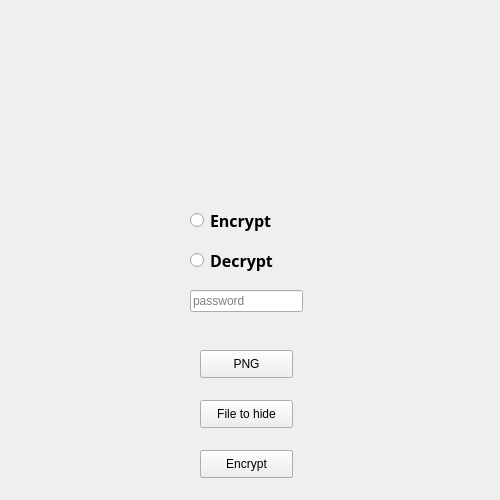
<?xml version="1.0" encoding="UTF-8"?>
<ui version="4.0">
 <class>theClass</class>
 <widget class="QWidget" name="theClass">
  <property name="geometry">
   <rect>
    <x>0</x>
    <y>0</y>
    <width>500</width>
    <height>500</height>
   </rect>
  </property>
  <property name="minimumSize">
   <size>
    <width>500</width>
    <height>500</height>
   </size>
  </property>
  <property name="maximumSize">
   <size>
    <width>500</width>
    <height>500</height>
   </size>
  </property>
  <property name="windowTitle">
   <string>Form</string>
  </property>
  <widget class="QLabel" name="label">
   <property name="geometry">
    <rect>
     <x>0</x>
     <y>0</y>
     <width>500</width>
     <height>500</height>
    </rect>
   </property>
   <property name="text">
    <string/>
   </property>
   <property name="pixmap">
    <pixmap resource="resFile.qrc">:/img/solarized-mountains-light.png</pixmap>
   </property>
   <property name="scaledContents">
    <bool>true</bool>
   </property>
   <property name="indent">
    <number>0</number>
   </property>
  </widget>
  <widget class="QLabel" name="label_2">
   <property name="geometry">
    <rect>
     <x>0</x>
     <y>-150</y>
     <width>500</width>
     <height>500</height>
    </rect>
   </property>
   <property name="text">
    <string/>
   </property>
   <property name="pixmap">
    <pixmap resource="resFile.qrc">:/img/imageedit_1_8783843535.png</pixmap>
   </property>
   <property name="scaledContents">
    <bool>true</bool>
   </property>
  </widget>
  <widget class="QRadioButton" name="rb_encrypt">
   <property name="geometry">
    <rect>
     <x>190</x>
     <y>200</y>
     <width>121</width>
     <height>41</height>
    </rect>
   </property>
   <property name="font">
    <font>
     <family>Ebrima</family>
     <pointsize>12</pointsize>
     <weight>75</weight>
     <bold>true</bold>
    </font>
   </property>
   <property name="text">
    <string>Encrypt</string>
   </property>
  </widget>
  <widget class="QRadioButton" name="rb_decrypt">
   <property name="geometry">
    <rect>
     <x>190</x>
     <y>240</y>
     <width>121</width>
     <height>41</height>
    </rect>
   </property>
   <property name="font">
    <font>
     <family>Ebrima</family>
     <pointsize>12</pointsize>
     <weight>75</weight>
     <bold>true</bold>
    </font>
   </property>
   <property name="text">
    <string>Decrypt</string>
   </property>
  </widget>
  <widget class="QPushButton" name="btn_encrypt">
   <property name="geometry">
    <rect>
     <x>200</x>
     <y>450</y>
     <width>93</width>
     <height>28</height>
    </rect>
   </property>
   <property name="text">
    <string>Encrypt</string>
   </property>
  </widget>
  <widget class="QLineEdit" name="getPass">
   <property name="geometry">
    <rect>
     <x>190</x>
     <y>290</y>
     <width>113</width>
     <height>22</height>
    </rect>
   </property>
   <property name="placeholderText">
    <string>password</string>
   </property>
  </widget>
  <widget class="QPushButton" name="btn_getFile">
   <property name="geometry">
    <rect>
     <x>200</x>
     <y>400</y>
     <width>93</width>
     <height>28</height>
    </rect>
   </property>
   <property name="text">
    <string>File to hide</string>
   </property>
  </widget>
  <widget class="QPushButton" name="getImg">
   <property name="geometry">
    <rect>
     <x>200</x>
     <y>350</y>
     <width>93</width>
     <height>28</height>
    </rect>
   </property>
   <property name="text">
    <string>PNG</string>
   </property>
  </widget>
  <widget class="QPushButton" name="btn_decrypt">
   <property name="geometry">
    <rect>
     <x>200</x>
     <y>450</y>
     <width>93</width>
     <height>28</height>
    </rect>
   </property>
   <property name="text">
    <string>Decrypt</string>
   </property>
  </widget>
  <zorder>label</zorder>
  <zorder>label_2</zorder>
  <zorder>rb_encrypt</zorder>
  <zorder>rb_decrypt</zorder>
  <zorder>getPass</zorder>
  <zorder>btn_getFile</zorder>
  <zorder>getImg</zorder>
  <zorder>btn_decrypt</zorder>
  <zorder>btn_encrypt</zorder>
 </widget>
 <resources>
  <include location="resFile.qrc"/>
 </resources>
 <connections>
  <connection>
   <sender>rb_decrypt</sender>
   <signal>clicked()</signal>
   <receiver>btn_decrypt</receiver>
   <slot>show()</slot>
   <hints>
    <hint type="sourcelabel">
     <x>251</x>
     <y>271</y>
    </hint>
    <hint type="destinationlabel">
     <x>389</x>
     <y>435</y>
    </hint>
   </hints>
  </connection>
  <connection>
   <sender>rb_decrypt</sender>
   <signal>clicked()</signal>
   <receiver>btn_encrypt</receiver>
   <slot>hide()</slot>
   <hints>
    <hint type="sourcelabel">
     <x>284</x>
     <y>254</y>
    </hint>
    <hint type="destinationlabel">
     <x>261</x>
     <y>473</y>
    </hint>
   </hints>
  </connection>
  <connection>
   <sender>rb_encrypt</sender>
   <signal>clicked()</signal>
   <receiver>btn_decrypt</receiver>
   <slot>hide()</slot>
   <hints>
    <hint type="sourcelabel">
     <x>236</x>
     <y>233</y>
    </hint>
    <hint type="destinationlabel">
     <x>396</x>
     <y>434</y>
    </hint>
   </hints>
  </connection>
  <connection>
   <sender>rb_encrypt</sender>
   <signal>clicked()</signal>
   <receiver>btn_encrypt</receiver>
   <slot>show()</slot>
   <hints>
    <hint type="sourcelabel">
     <x>230</x>
     <y>219</y>
    </hint>
    <hint type="destinationlabel">
     <x>229</x>
     <y>462</y>
    </hint>
   </hints>
  </connection>
  <connection>
   <sender>rb_decrypt</sender>
   <signal>clicked()</signal>
   <receiver>btn_getFile</receiver>
   <slot>hide()</slot>
   <hints>
    <hint type="sourcelabel">
     <x>214</x>
     <y>274</y>
    </hint>
    <hint type="destinationlabel">
     <x>215</x>
     <y>412</y>
    </hint>
   </hints>
  </connection>
  <connection>
   <sender>rb_encrypt</sender>
   <signal>clicked()</signal>
   <receiver>btn_getFile</receiver>
   <slot>show()</slot>
   <hints>
    <hint type="sourcelabel">
     <x>206</x>
     <y>219</y>
    </hint>
    <hint type="destinationlabel">
     <x>245</x>
     <y>411</y>
    </hint>
   </hints>
  </connection>
 </connections>
</ui>
